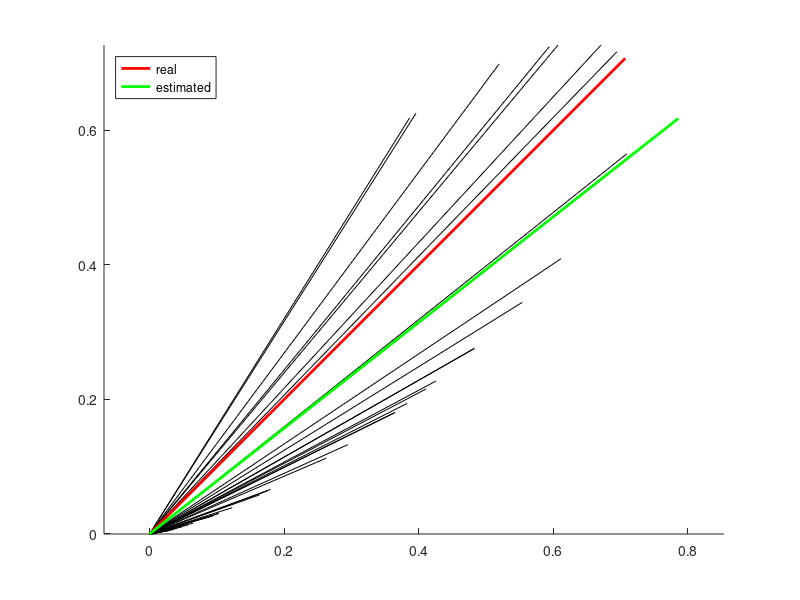
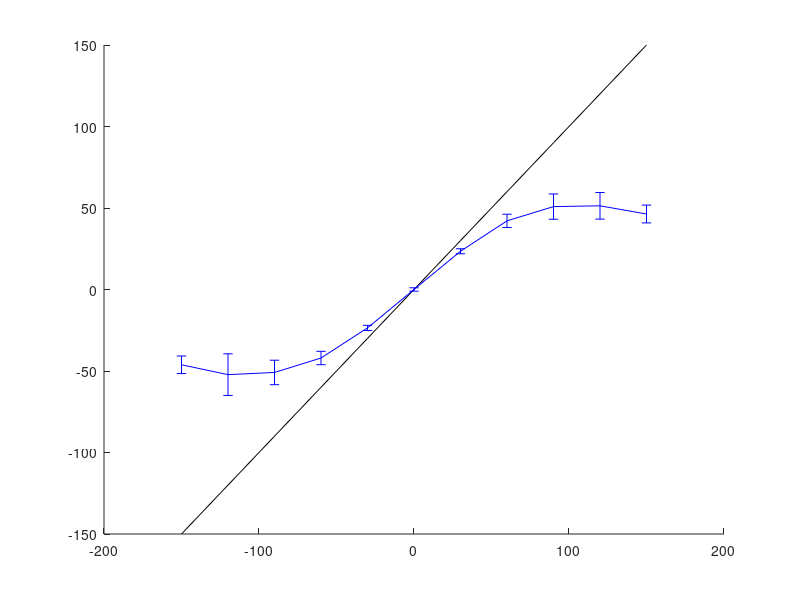

Source code (MATLAB) for these figures, in order: (Note: this script raises an error after producing the figures.)
function Fischer_ITD_Bayes

% A and w define the sinusoidal tranformation from angle to ITD:
% ITD = A*sin(theta*w)
A = 260;
w = 0.0143;
sigma = 23.3; % Width of Gaussian prior degrees

N = 100; % number of neurons
sigman = 45; % tuning width of neurons (deg, made up)
Amax = 1; % maximum firing rate of neurons (doesn't matter)

%% Example for one direction

theta = 45; % direction of auditory stimulus
mu = randn(1,N)*sigma; % vector of neuron's preferred direction (centered and biased toward zero)

% Get the tectum  model responses (complex numbers representing vectors
% pointing in preferred direction of each neuron
z = tectumModel(theta,A,w,mu,sigma,sigman,Amax);

% Estimated direction is the mean of these vectors
estTheta = z2theta(mean(z));

% Show the population response vectors, real vector and estimated vector
figure(1); 
clf; hold on;
plot([zeros(size(z));z],'k-');
h(1) = plot([0,exp(sqrt(-1)*theta*pi/180)],'r-','LineWidth',2);
h(2) = plot([0,exp(sqrt(-1)*estTheta*pi/180)],'g-','LineWidth',2);
legend(h,{'real','estimated'},'Location','NorthWest');
axis equal

%% Loop through multiple directions

targetDirList = -150:30:150;
nReps = 1000;

for i = 1:length(targetDirList)
    theta = targetDirList(i);
    
    % preferred directions for each neuron
    mu = randn(nReps,N)*sigma;
    
    z = tectumModel(theta,A,w,mu,sigma,sigman,Amax);
    
    thetaEst = z2theta(mean(z,2));
    
    meanEst(i) = mean(thetaEst);
    sdEst(i) = std(thetaEst);
    
end

figure(2);
clf; hold on;
plot(targetDirList,targetDirList,'k-');
errorbar(targetDirList,meanEst,sdEst,'b','LineStyle','none');
plot(targetDirList,meanEst,'b-');
xlabel('Target direction (deg)');
ylabel('Estimated direction (deg)');
set(gca,'XLim',[-160,160]);
set(gca, 'XLim', [-160 160], 'XTick',targetDirList, ...
    'YTick',targetDirList);
axis equal
grid on

end

function z = tectumModel(theta,A,w,mu,sigma,sigman,Amax)

ITDn = A*sin(w*mu); % ITD for the preferred direction of each neuron
ITDstim = A*sin(w*theta); % ITD of the actual direction of stimulus

% response of each neuron: Gaussian evalulated at ITDstim centered at ITDn
R = Amax*exp(-(ITDstim-ITDn).^2/(2*sigman^2));

% response transfered to vector in complex domain
z = R.*exp(sqrt(-1)*mu*pi/180);
end

function theta = z2theta(z)

theta = angle(z);
theta(real(z)<0 & imag(z)>=0) = theta(real(z)<0 & imag(z)>0) +pi;
theta(real(z)<0 & imag(z)<0) = theta(real(z)<0 & imag(z)<0) -pi;

theta = theta*180/pi;

end
